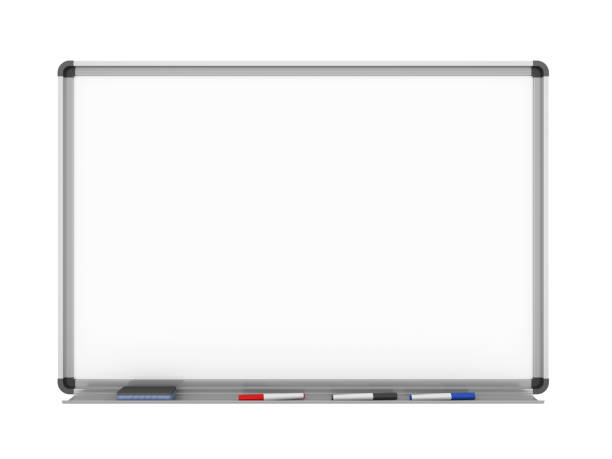
#> input picture data/whiteboard.jpg, 612 x 459 px
$ jupyter execute Drawing.ipynb
#> lines starting #> are read from the running program, lines starting #| are printed output that depends on the picture; after the words box and inside, x2 and y2 are one past the last pixel; in counts of white or black regions, pixels touching at a corner belong together
[cell 1]
import os
import cv2

[cell 2]
img = cv2.imread(os.path.join('.','data','whiteboard.jpg'))
#> img is the input picture: shape (459, 612, 3); mean B, G, R 243.7, 243.6, 243.6

[cell 3]
new_img = cv2.line(img,(100,150),(300,450),(0,255,0),3)

[cell 4]
cv2.imshow("Image with Line", new_img)
cv2.waitKey(4000)   # Wait for a key press
cv2.destroyAllWindows()

[cell 5]
new_rect = cv2.rectangle(img , (100,150),(300,450),(0,255,0),3)
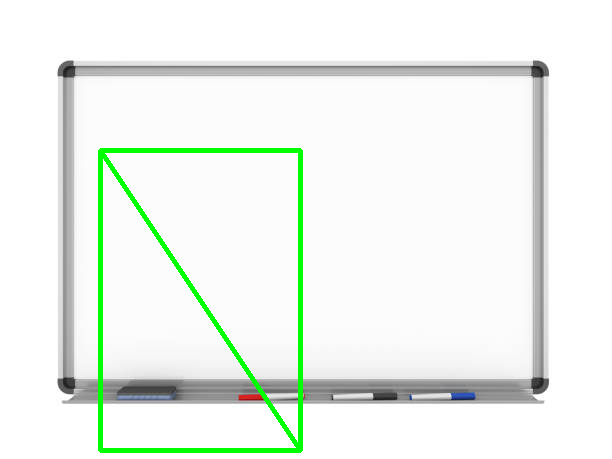
#> new_rect: shape (459, 612, 3); mean B, G, R 237.8, 243.8, 237.8
cv2.imshow("Image with Rectange", new_rect)
cv2.waitKey(4000)   # Wait for a key press
cv2.destroyAllWindows()

[cell 6]
new_rect = cv2.rectangle(img , (100,150),(300,450),(0,255,255),3)
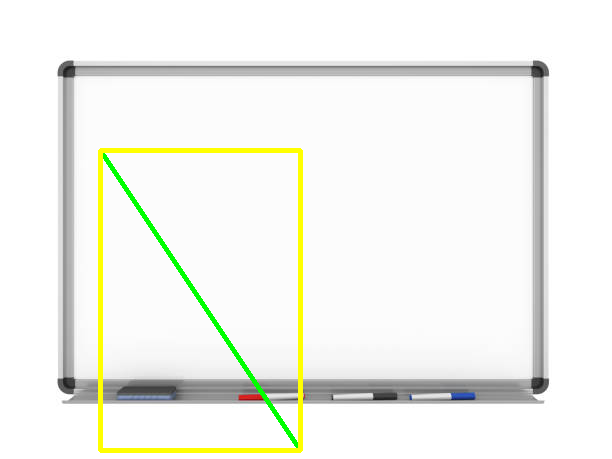
#> new_rect: shape (459, 612, 3); 1.78% of pixels changed, all inside (x1, y1, x2, y2) = (98, 148, 303, 453)
cv2.imshow("Image with Rectange", new_rect)
cv2.waitKey(4000)   # Wait for a key press
cv2.destroyAllWindows()

[cell 7]
new_circle = cv2.circle(img,(100,100),100,(255,0,0),3)
cv2.imshow("Image with circle", new_circle)
cv2.waitKey(4000)   # Wait for a key press
cv2.destroyAllWindows()

[cell 8]
new_circle = cv2.circle(img,(100,100),100,(255,0,0),-1)
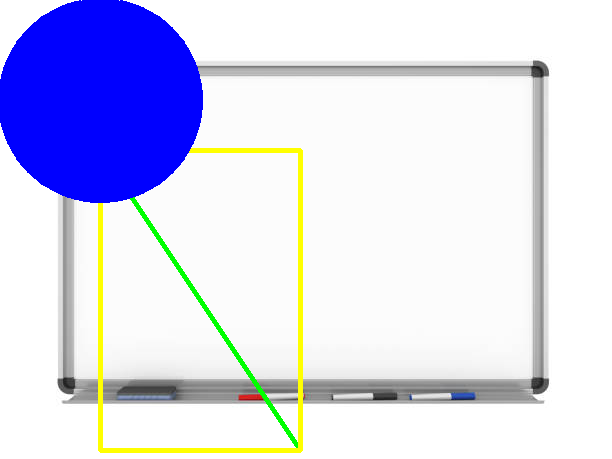
#> new_circle: shape (459, 612, 3); mean B, G, R 240, 215.2, 214
cv2.imshow("Image with circle", new_circle)
cv2.waitKey(4000)   # Wait for a key press
cv2.destroyAllWindows()

[cell 9]
new_text = cv2.putText(img , "Hey You", (200,200),cv2.FONT_HERSHEY_COMPLEX,2,(255,255,0),2)
cv2.imshow("Image with circle", new_text)
cv2.waitKey(4000)   # Wait for a key press
cv2.destroyAllWindows()
